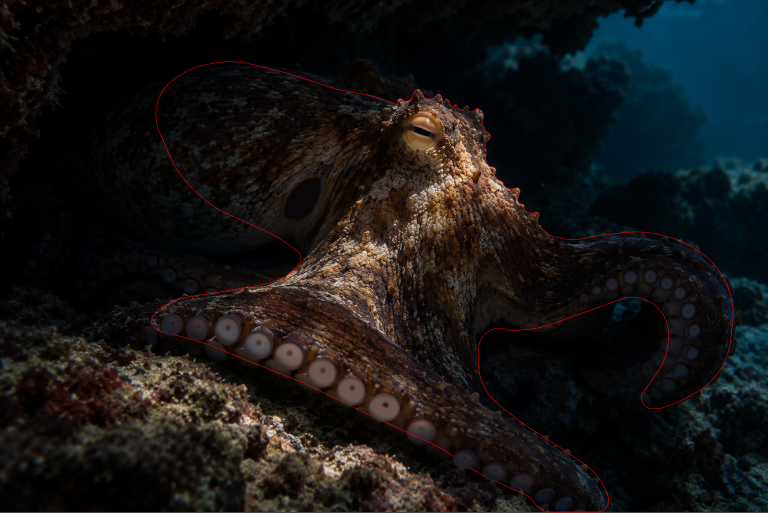
#> input picture artwork/octopus/reference-canvas.png, 1536 x 1025 px (shown at 1/2 size); the run also reads 1 picture not shown here
$ python build_skin.py
#> lines starting #> are read from the running program, lines starting #| are printed output that depends on the picture; after the words box and inside, x2 and y2 are one past the last pixel; in counts of white or black regions, pixels touching at a corner belong together
"""Rebuild the editable, all-vector octopus skin from the supplied Figma reference.

Uses the existing curved body silhouette and reference colors. No raster data is
embedded in the delivered SVG. Color contours retain papillae and fold direction.
"""
from pathlib import Path
import sys, re, json, time
import xml.etree.ElementTree as ET
from collections import defaultdict

ROOT = Path(__file__).resolve().parent
sys.path.insert(0, str(ROOT.parents[1] / 'tmp' / 'figma-vector-deps'))
import cv2
import numpy as np
import vtracer
from PIL import Image

W, H = 1164, 902
SETTINGS = dict(colormode='color', hierarchical='stacked', mode='spline',
    filter_speckle=1, color_precision=8, layer_difference=5,
    corner_threshold=75, length_threshold=3, max_iterations=10,
    splice_threshold=45, path_precision=2)

def main():
    started=time.monotonic()
    photo=np.array(Image.open(ROOT/'reference-canvas.png').convert('RGB'))
    # SVG export bounds begin at x=303.006, y=123.026 in the source canvas.
    crop=photo[123:123+H,303:303+W].copy()
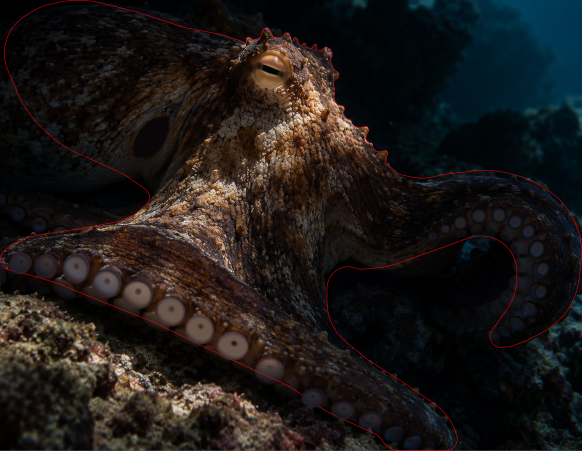
#> crop: shape (902, 1164, 3) (shown at 1/2 size); mean R, G, B 29.2, 25.5, 23.8
    mask=np.array(Image.open(ROOT/'silhouette-mask.png').convert('RGBA'))[:,:,3]
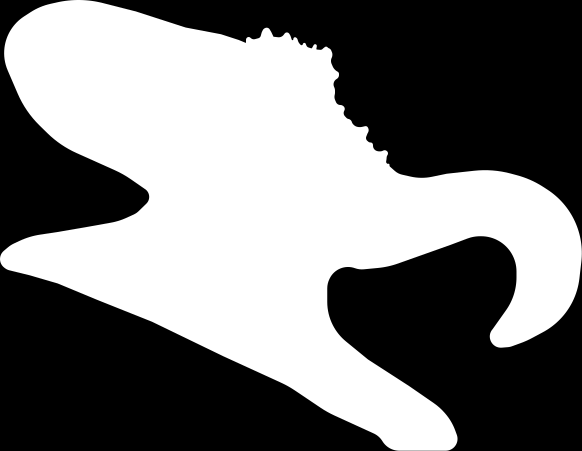
#> mask: shape (902, 1164) (shown at 1/2 size); min 0, max 255, mean 120.7
    # Remove only the red tracing guide visible in the reference screenshot.
    red=((crop[:,:,0]>85)&(crop[:,:,0]>crop[:,:,1]*2.5)&(crop[:,:,0]>crop[:,:,2]*2.5)).astype(np.uint8)*255
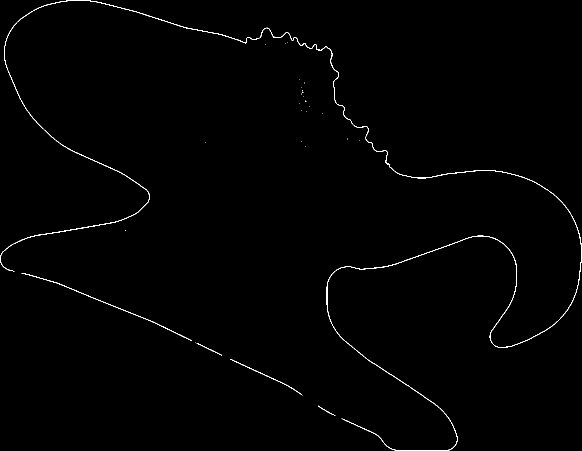
#> red: shape (902, 1164) (shown at 1/2 size); 0.62% white in thin lines or dots
    red=cv2.dilate(red,np.ones((3,3),np.uint8))
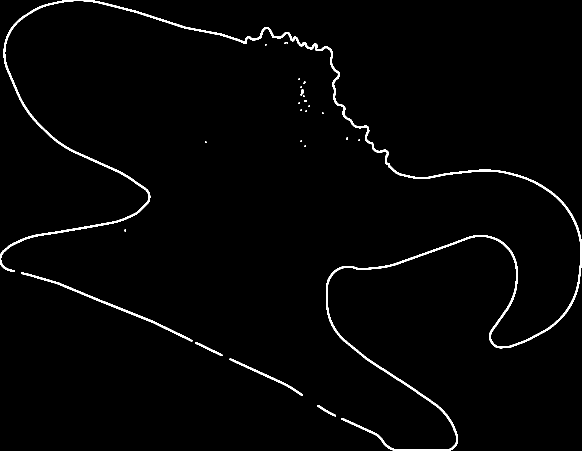
#> red: shape (902, 1164) (shown at 1/2 size); 1.7% white; 25 white regions (19 under 20 px), largest, box (x1, y1, x2, y2) and area: (0, 0, 1164, 902) 15529, (42, 545, 385, 683) 1489, (459, 717, 606, 792) 670, (390, 684, 445, 712) 242, (635, 810, 672, 833) 170, (601, 179, 608, 191) 48
    crop=cv2.inpaint(crop,red,3,cv2.INPAINT_TELEA)
    crop=cv2.bilateralFilter(crop,3,6,1)
    # Transparent outside the original silhouette; preserve the skin's lit ridges.
    trace=np.dstack([crop,mask])
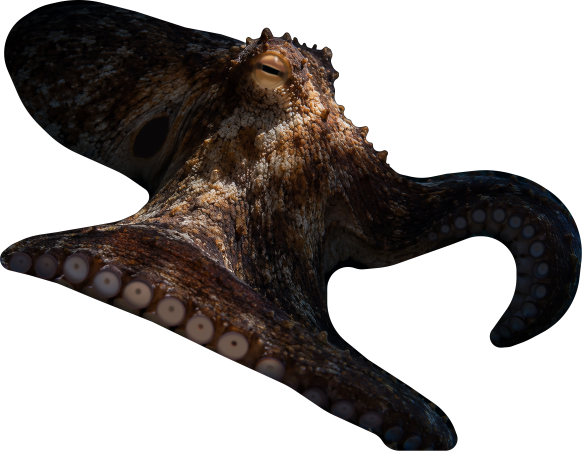
#> trace: shape (902, 1164, 4) (shown at 1/2 size); mean R, G, B, A 28.1, 25.6, 23.9, 120.7; transparent parts drawn white
    Image.fromarray(trace).save(ROOT/'trace-input.png')
    # Trace at double resolution so the smallest curved skin boundaries stay soft.
    Image.open(ROOT/'trace-input.png').resize((W*2,H*2),Image.Resampling.BICUBIC).save(ROOT/'trace-smooth-input.png')
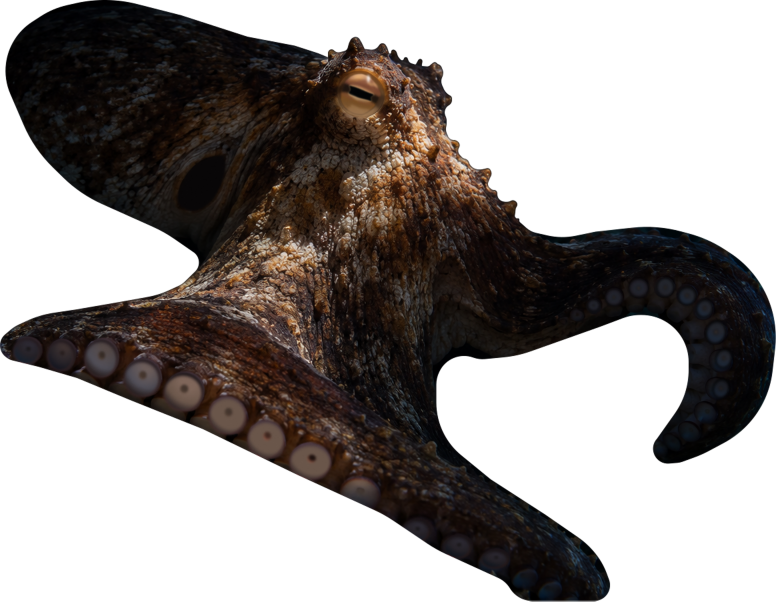
#> saved as trace-smooth-input.png: PIL image 2328x1804 RGBA (shown at 1/3 size); mean R, G, B, A 19.3, 14.5, 12.4, 120.7; transparent parts drawn white
    smooth=dict(SETTINGS,filter_speckle=4,color_precision=8,layer_difference=5,corner_threshold=100)
    vtracer.convert_image_to_svg_py(str(ROOT/'trace-smooth-input.png'),str(ROOT/'skin-unified-trace.svg'),**smooth)
#> (this line was passed over: vtracer is not available in this run)
#> (the run stopped early here; a loop or call above may not have finished)
